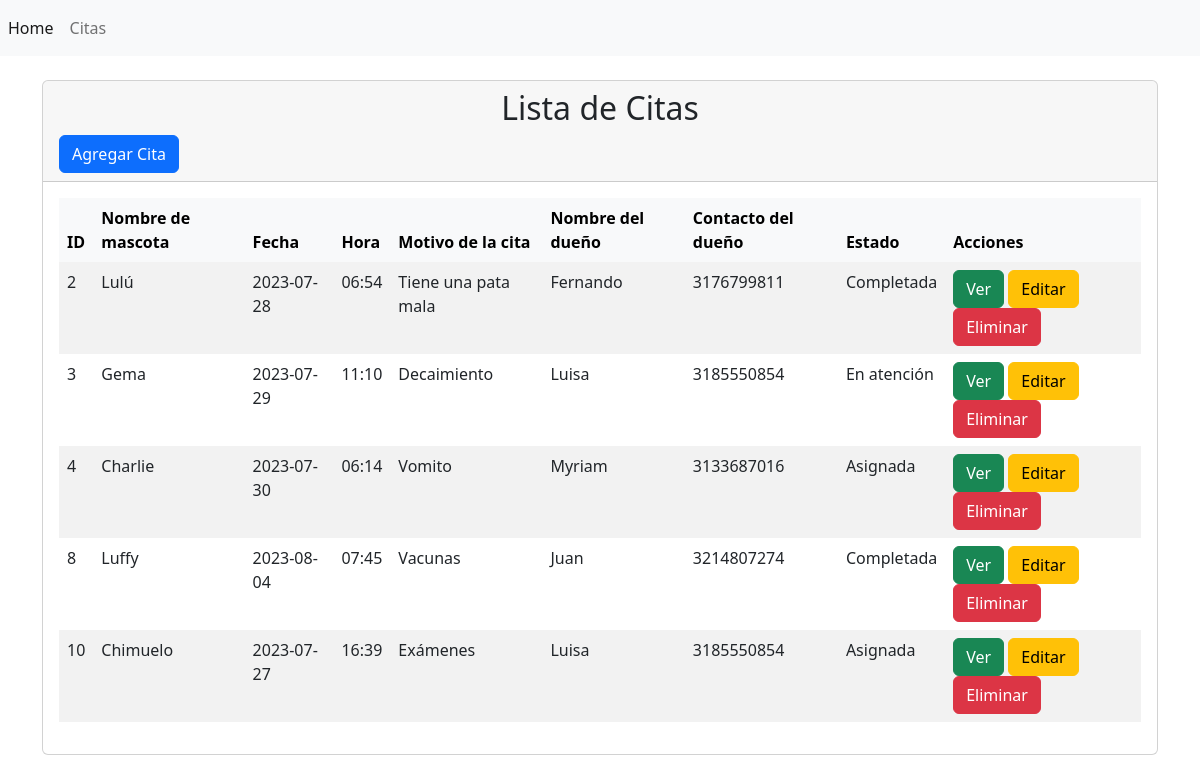
Screenshot of /backendVeterinaria/view/cita/index.php with the database file from the repository.
### tables this page shows
CREATE TABLE `cita` (
  `id` int(11) NOT NULL,
  `nombreMascota` varchar(100) NOT NULL,
  `fecha` date NOT NULL,
  `hora` varchar(10) NOT NULL,
  `motivo` varchar(500) NOT NULL,
  `nombreDuenio` varchar(50) NOT NULL,
  `numeroDuenio` varchar(11) NOT NULL,
  `estado` varchar(50) NOT NULL DEFAULT 'Asignada'
);

### backendVeterinaria/config/DB.php (called while the page is built)
<?php
    class DB
    {
        private $host;
        private $dbname;
        private $user;
        private $password;
        public function __construct( $host, $dbname, $user, $password )
        {
            $this->host = $host;
            $this->dbname = $dbname;
            $this->user = $user;
            $this->password = $password;
        }
        public function connect( )
        {
            try {
                $conexion = new PDO( "mysql:host=" . $this->host . ";dbname=" . $this->dbname,
                                     $this->user,
                                     $this->password );
                return $conexion;
            }
            catch( PDOException $e ) {
                return $e->getMessage( );
            }
        }
    }
?>

### backendVeterinaria/controller/CitaController.php (called while the page is built, shortened)
<?php
    class CitaController {
        private $model;
        public function __construct() {
            require_once("../../model/CitaModel.php");
            $this->model = new CitaModel();
        }
        public function index( )
        {
            $registros = $this->model->index( );
            return $registros;
        }
    }
?>

### backendVeterinaria/model/CitaModel.php (called while the page is built, shortened)
<?php
class CitaModel {
    private $pdo;
    public function __construct() {
        require_once("../../config/DB.php");
        $conexion = new DB("localhost", "veterinaria", "root", "");
        $this->pdo = $conexion->connect();
    }
    public function index( )
    {
        $statement = $this->pdo->prepare( "SELECT * FROM cita" );
        return ( $statement->execute( ) ) ? $statement->fetchAll( ) : false;
    }
}
?>

### backendVeterinaria/view/cita/index.php (the view)
<?php
    include( "../templates/header.php" );
    require_once(__DIR__ . "/../../controller/CitaController.php" );
    $controlador = new CitaController( );
    $registros = $controlador->index( );
?>
<div class="card">
    <div class="card-header">
        <h2 align="center">Lista de Citas</h2>
        <a class="btn btn-primary" href="create.php" role="button">Agregar Cita</a>
    </div>
    <div class="card-body">
        <div class="table-responsive-sm">
            <?php
                if(!empty($registros)):
            ?>
                    <table class="table table-striped table-hover table-borderless table-primary table-middle">
                        <thead class="table-light">
                            <tr>
                                <th>ID</th>
                                <th>Nombre de mascota</th>
                                <th>Fecha</th>
                                <th>Hora</th>
                                <th>Motivo de la cita</th>
                                <th>Nombre del dueño</th>
                                <th>Contacto del dueño</th>
                                <th>Estado</th>
                                <th>Acciones</th>
                            </tr>
                        </thead>
                        <tbody class="table-group-divider">
                            <?php
                                if( !empty($registros)):
                                    foreach( $registros as $fila ):
                            ?>
                                        <tr class="table">
                                            <td scope="row"><?php echo $fila[ 'id' ]; ?></td>
                                            <td><?php echo $fila[ 'nombreMascota' ]; ?></td>
                                            <td><?php echo $fila[ 'fecha' ]; ?></td>
                                            <td><?php echo $fila[ 'hora' ]; ?></td>
                                            <td><?php echo $fila[ 'motivo' ]; ?></td>
                                            <td><?php echo $fila[ 'nombreDuenio' ]; ?></td>
                                            <td><?php echo $fila[ 'numeroDuenio' ]; ?></td>
                                            <td><?php echo $fila[ 'estado' ]; ?></td>
                                            <td>
                                                <a href="show.php?id=<?php echo $fila[ 'id' ]; ?>" class="btn btn-success">Ver</a>
                                                <a href="edit.php?id=<?php echo $fila[ 'id' ]; ?>" class="btn btn-warning">Editar</a>
                                                <a href="delete.php?id=<?php echo $fila[ 'id' ]; ?>" class="btn btn-danger">Eliminar</a>
                                            </td>
                                        </tr>
                            <?php
                                    endforeach;
                                endif;
                            ?>
                        </tbody>
                    </table>
            <?php else: ?>
                    <p> No hay registros disponibles.</p>
                    <a href="create.php" class="btn btn-info">Crear Registro</a>
            <?php endif; ?>
        </div>
    </div>
</div>
<?php
    include( "../templates/footer.php" );
?>

### backendVeterinaria/view/templates/header.php (shortened to what this page needs)
<!doctype html>
<html lang="en">
<head>
  <link href="https://cdn.jsdelivr.net/npm/bootstrap@5.2.1/dist/css/bootstrap.min.css" rel="stylesheet"
>
</head>
<body>
  <header>
    <nav class="navbar navbar-expand navbar-light bg-light">
        <div class="nav navbar-nav">
            <a class="nav-item nav-link active" href="#" aria-current="page">Home <span class="visually-hidden">(current)</span></a>
            <a class="nav-item nav-link" href="../cita/index.php">Citas</a>
        </div>
    </nav>
  </header>
  <main class="container">
    <br />

### backendVeterinaria/view/templates/footer.php (shortened to what this page needs)
</main>
</body>
</html>

### rows the page displays
cita: id "2", nombreMascota "Lulú", fecha "2023-07-28", hora "06:54", motivo "Tiene una pata mala", nombreDuenio "Fernando", numeroDuenio "3176799811", estado "Completada"
cita: id "3", nombreMascota "Gema", fecha "2023-07-29", hora "11:10", motivo "Decaimiento", nombreDuenio "Luisa", numeroDuenio "3185550854", estado "En atención"
cita: id "4", nombreMascota "Charlie", fecha "2023-07-30", hora "06:14", motivo "Vomito", nombreDuenio "Myriam", numeroDuenio "3133687016", estado "Asignada"
cita: id "8", nombreMascota "Luffy", fecha "2023-08-04", hora "07:45", motivo "Vacunas", nombreDuenio "Juan", numeroDuenio "3214807274", estado "Completada"
cita: id "10", nombreMascota "Chimuelo", fecha "2023-07-27", hora "16:39", motivo "Exámenes", nombreDuenio "Luisa", numeroDuenio "3185550854", estado "Asignada"
